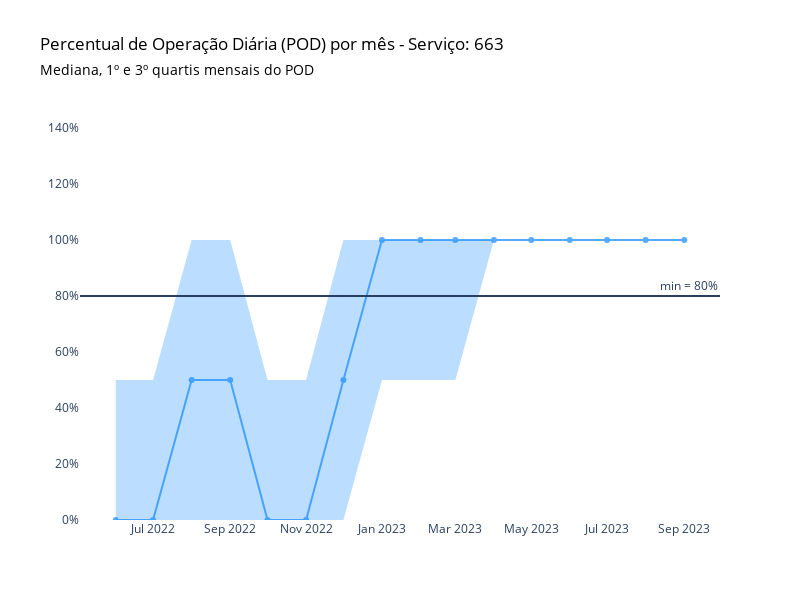

Notebook code for this chart:
### Code cell
# Criar o gráfico de linha
fig = go.Figure()

# Adicionando área sombreada para pod_pre_reprocessamento
fig.add_trace(go.Scatter(x=median_pre.index, y=q1_pre.values, 
                         line=dict(width=0), fill=None, mode='lines', name='Q1 Pre'))
fig.add_trace(go.Scatter(x=median_pre.index, y=q3_pre.values, 
                         fill='tonexty', fillcolor='rgba(30,144,255,0.3)', mode='lines', name='Q3 Pre', 
                         line=dict(width=0))) 

# Adicionando a linha da mediana para pod_pre_reprocessamento
fig.add_trace(go.Scatter(x=median_pre.index, y=median_pre.values,
                    mode='lines+markers',
                    name='Mediana Antes do Reprocessamento',
                    marker=dict(color='dodgerblue'),
                    opacity=0.75))

# Configurar layout e outros parâmetros do gráfico
fig.update_layout(
    title=dict(text="Percentual de Operação Diária (POD) por mês - Serviço: 663", font=dict(color='black')),
    showlegend=False,
    yaxis_range=[0, 150],
    yaxis_ticksuffix="%",
    width=800,
    height=600,
    plot_bgcolor='white',
    xaxis=dict(showgrid=False, zeroline=False),
    yaxis=dict(showgrid=False, zeroline=False),
    # Adicionando anotações para o subtítulo com cores específicas
    annotations=[
        dict(
            x=-0.065,
            y=1.10,
            xref='paper',
            yref='paper',
            xanchor='left',
            text='Mediana, 1º e 3º quartis mensais do POD',
            showarrow=False,
            font=dict(color='black', size=14)  # Aplicando a cor do título
        )
    ]
)

# Adicionar linha horizontal para indicar o mínimo de 80%
fig.add_hline(y=80, annotation_text="min = 80%")

fig.show()

### Figure 1 — Plotly figure (JSON) as saved in the notebook; plotly's stock layout.template omitted (floating-point values rounded to 4 significant figures)
{"data": [{"line": {"width": 0}, "mode": "lines", "name": "Q1 Pre", "type": "scatter", "x": ["2022-06", "2022-07", "2022-08", "2022-09", "2022-10", "2022-11", "2022-12", "2023-01", "2023-02", "2023-03", "2023-04", "2023-05", "2023-06", "2023-07", "2023-08", "2023-09"], "y": [0, 0, 0, 0, 0, 0, 0, 49.99, 50, 50, 100.0, 100, 100, 100, 100, 100]}, {"fill": "tonexty", "fillcolor": "rgba(30,144,255,0.3)", "line": {"width": 0}, "mode": "lines", "name": "Q3 Pre", "type": "scatter", "x": ["2022-06", "2022-07", "2022-08", "2022-09", "2022-10", "2022-11", "2022-12", "2023-01", "2023-02", "2023-03", "2023-04", "2023-05", "2023-06", "2023-07", "2023-08", "2023-09"], "y": [50, 50, 100, 100, 50, 50, 100, 100, 100.0, 100.0, 100.0, 100, 100, 100, 100, 100]}, {"marker": {"color": "dodgerblue"}, "mode": "lines+markers", "name": "Mediana Antes do Reprocessamento", "opacity": 0.75, "type": "scatter", "x": ["2022-06", "2022-07", "2022-08", "2022-09", "2022-10", "2022-11", "2022-12", "2023-01", "2023-02", "2023-03", "2023-04", "2023-05", "2023-06", "2023-07", "2023-08", "2023-09"], "y": [0, 0, 50, 50, 0, 0, 50, 100, 100.0, 100.0, 100.0, 100, 100, 100, 100, 100]}], "layout": {"annotations": [{"font": {"color": "black", "size": 14}, "showarrow": false, "text": "Mediana, 1º e 3º quartis mensais do POD", "x": -0.065, "xanchor": "left", "xref": "paper", "y": 1.1, "yref": "paper"}, {"showarrow": false, "text": "min = 80%", "x": 1, "xanchor": "right", "xref": "x domain", "y": 80, "yanchor": "bottom", "yref": "y"}], "height": 600, "plot_bgcolor": "white", "shapes": [{"type": "line", "x0": 0, "x1": 1, "xref": "x domain", "y0": 80, "y1": 80, "yref": "y"}], "showlegend": false, "title": {"font": {"color": "black"}, "text": "Percentual de Operação Diária (POD) por mês - Serviço: 663"}, "width": 800, "xaxis": {"showgrid": false, "zeroline": false}, "yaxis": {"range": [0, 150], "showgrid": false, "ticksuffix": "%", "zeroline": false}}}
